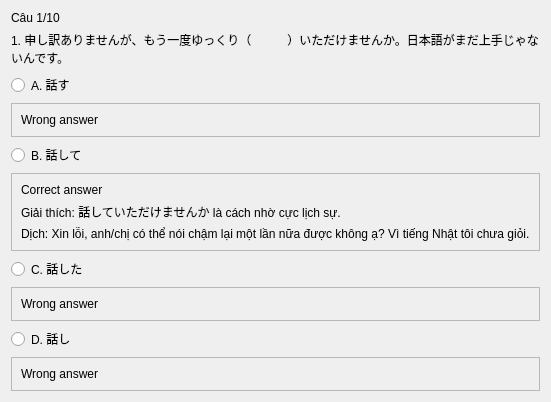
               <widget class="QWidget" name="bai2_cau1">
                <layout class="QVBoxLayout" name="layout_bai2_cau1">
                 <item>
                  <widget class="QLabel" name="bai2_progress1">
                   <property name="text">
                    <string>Câu 1/10</string>
                   </property>
                  </widget>
                 </item>
                 <item>
                  <widget class="QLabel" name="bai2_question1">
                   <property name="text">
                    <string>1. 申し訳ありませんが、もう一度ゆっくり（　　　）いただけませんか。日本語がまだ上手じゃないんです。</string>
                   </property>
                   <property name="wordWrap">
                    <bool>true</bool>
                   </property>
                  </widget>
                 </item>
                 <item>
                  <widget class="QRadioButton" name="bai2_1_A">
                   <property name="text">
                    <string>A. 話す</string>
                   </property>
                  </widget>
                 </item>
                 <item>
                  <widget class="QFrame" name="frame_41">
                   <property name="frameShape">
                    <enum>QFrame::StyledPanel</enum>
                   </property>
                   <property name="frameShadow">
                    <enum>QFrame::Raised</enum>
                   </property>
                   <layout class="QVBoxLayout" name="verticalLayout_46">
                    <item>
                     <widget class="QLabel" name="label_76">
                      <property name="text">
                       <string>Wrong answer</string>
                      </property>
                     </widget>
                    </item>
                   </layout>
                  </widget>
                 </item>
                 <item>
                  <widget class="QRadioButton" name="bai2_1_B">
                   <property name="text">
                    <string>B. 話して</string>
                   </property>
                  </widget>
                 </item>
                 <item>
                  <widget class="QFrame" name="frame_42">
                   <property name="frameShape">
                    <enum>QFrame::StyledPanel</enum>
                   </property>
                   <property name="frameShadow">
                    <enum>QFrame::Raised</enum>
                   </property>
                   <layout class="QVBoxLayout" name="verticalLayout_47">
                    <item>
                     <widget class="QLabel" name="label_79">
                      <property name="text">
                       <string>Correct answer</string>
                      </property>
                     </widget>
                    </item>
                    <item>
                     <widget class="QLabel" name="label_77">
                      <property name="text">
                       <string>Giải thích: 話していただけませんか là cách nhờ cực lịch sự.</string>
                      </property>
                     </widget>
                    </item>
                    <item>
                     <widget class="QLabel" name="label_78">
                      <property name="text">
                       <string>Dịch: Xin lỗi, anh/chị có thể nói chậm lại một lần nữa được không ạ? Vì tiếng Nhật tôi chưa giỏi.</string>
                      </property>
                     </widget>
                    </item>
                   </layout>
                  </widget>
                 </item>
                 <item>
                  <widget class="QRadioButton" name="bai2_1_C">
                   <property name="text">
                    <string>C. 話した</string>
                   </property>
                  </widget>
                 </item>
                 <item>
                  <widget class="QFrame" name="frame_43">
                   <property name="frameShape">
                    <enum>QFrame::StyledPanel</enum>
                   </property>
                   <property name="frameShadow">
                    <enum>QFrame::Raised</enum>
                   </property>
                   <layout class="QVBoxLayout" name="verticalLayout_48">
                    <item>
                     <widget class="QLabel" name="label_80">
                      <property name="text">
                       <string>Wrong answer</string>
                      </property>
                     </widget>
                    </item>
                   </layout>
                  </widget>
                 </item>
                 <item>
                  <widget class="QRadioButton" name="bai2_1_D">
                   <property name="text">
                    <string>D. 話し</string>
                   </property>
                  </widget>
                 </item>
                 <item>
                  <widget class="QFrame" name="frame_44">
                   <property name="frameShape">
                    <enum>QFrame::StyledPanel</enum>
                   </property>
                   <property name="frameShadow">
                    <enum>QFrame::Raised</enum>
                   </property>
                   <layout class="QVBoxLayout" name="verticalLayout_49">
                    <item>
                     <widget class="QLabel" name="label_81">
                      <property name="text">
                       <string>Wrong answer</string>
                      </property>
                     </widget>
                    </item>
                   </layout>
                  </widget>
                 </item>
                </layout>
               </widget>
